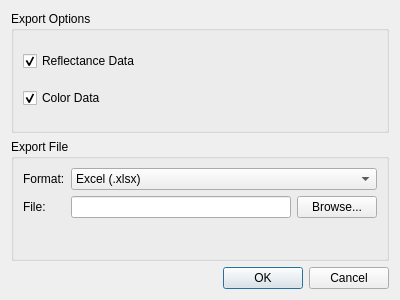
<?xml version="1.0" encoding="UTF-8"?>
<ui version="4.0">
 <class>Dialog_export</class>
 <widget class="QDialog" name="Dialog_export">
  <property name="geometry">
   <rect>
    <x>0</x>
    <y>0</y>
    <width>400</width>
    <height>300</height>
   </rect>
  </property>
  <property name="windowTitle">
   <string>Export</string>
  </property>
  <layout class="QVBoxLayout" name="verticalLayout">
   <item>
    <widget class="QGroupBox" name="groupBox_Export_Options">
     <property name="title">
      <string>Export Options</string>
     </property>
     <layout class="QVBoxLayout" name="verticalLayout_2">
      <item>
       <widget class="QCheckBox" name="checkBox_Export_Rho">
        <property name="text">
         <string>Reflectance Data</string>
        </property>
        <property name="checked">
         <bool>true</bool>
        </property>
       </widget>
      </item>
      <item>
       <widget class="QCheckBox" name="checkBox_Export_Color">
        <property name="text">
         <string>Color Data</string>
        </property>
        <property name="checked">
         <bool>true</bool>
        </property>
       </widget>
      </item>
     </layout>
    </widget>
   </item>
   <item>
    <widget class="QGroupBox" name="groupBox_Export_File">
     <property name="title">
      <string>Export File</string>
     </property>
     <layout class="QFormLayout" name="formLayout">
      <item row="0" column="0">
       <widget class="QLabel" name="label_Export_Format">
        <property name="text">
         <string>Format:</string>
        </property>
       </widget>
      </item>
      <item row="0" column="1">
       <widget class="QComboBox" name="comboBox_Export_Format">
        <item>
         <property name="text">
          <string>Excel (.xlsx)</string>
         </property>
        </item>
        <item>
         <property name="text">
          <string>CSV (.csv)</string>
         </property>
        </item>
        <item>
         <property name="text">
          <string>Text (.txt)</string>
         </property>
        </item>
        <item>
         <property name="text">
          <string>JSON (.json)</string>
         </property>
        </item>
       </widget>
      </item>
      <item row="1" column="0">
       <widget class="QLabel" name="label_Export_File">
        <property name="text">
         <string>File:</string>
        </property>
       </widget>
      </item>
      <item row="1" column="1">
       <layout class="QHBoxLayout" name="horizontalLayout">
        <item>
         <widget class="QLineEdit" name="lineEdit_Export_File"/>
        </item>
        <item>
         <widget class="QPushButton" name="pushButton_Export_Browse">
          <property name="text">
           <string>Browse...</string>
          </property>
         </widget>
        </item>
       </layout>
      </item>
     </layout>
    </widget>
   </item>
   <item>
    <widget class="QDialogButtonBox" name="buttonBox">
     <property name="orientation">
      <enum>Qt::Horizontal</enum>
     </property>
     <property name="standardButtons">
      <set>QDialogButtonBox::Cancel|QDialogButtonBox::Ok</set>
     </property>
    </widget>
   </item>
  </layout>
 </widget>
 <resources/>
 <connections>
  <connection>
   <sender>buttonBox</sender>
   <signal>accepted()</signal>
   <receiver>Dialog_export</receiver>
   <slot>accept()</slot>
   <hints>
    <hint type="sourcelabel">
     <x>248</x>
     <y>254</y>
    </hint>
    <hint type="destinationlabel">
     <x>157</x>
     <y>274</y>
    </hint>
   </hints>
  </connection>
  <connection>
   <sender>buttonBox</sender>
   <signal>rejected()</signal>
   <receiver>Dialog_export</receiver>
   <slot>reject()</slot>
   <hints>
    <hint type="sourcelabel">
     <x>316</x>
     <y>260</y>
    </hint>
    <hint type="destinationlabel">
     <x>286</x>
     <y>274</y>
    </hint>
   </hints>
  </connection>
 </connections>
</ui> 
